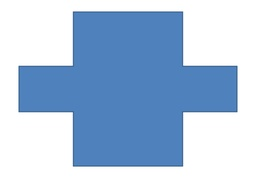
#> input picture Informatik1/Vorlesungswoche13 und 14/Kreuz.jpg, 256 x 186 px, shrunk from 1091 x 793 before the run
$ python '4-Beispiel Ecken_finden - Corner Detection.py'
#> lines starting #> are read from the running program, lines starting #| are printed output that depends on the picture

# Ecken in einer Grafik finden
# Corner Detection

from skimage.feature import corner_peaks, corner_harris
import matplotlib.pyplot as plt
import numpy as np
from skimage import io, color

bild = io.imread("Kreuz.jpg")
#> bild is the input picture: shape (186, 256, 3); mean R, G, B 172.6, 195.7, 222.9
skizze = color.rgb2gray(bild)
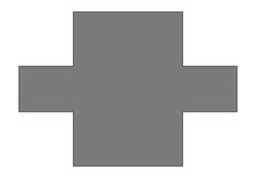
#> skizze: shape (186, 256) float64; min 0.319, max 1, mean 0.756
koord = corner_peaks(corner_harris(skizze), min_distance=10)
#> koord = 75 pairs, first value 10 to 174, second value 10 to 245
print(np.shape(koord))
#| (75, 2)

gesamt = plt.figure()
links = gesamt.add_subplot(1,2,1)
links.set_title("Original")
links.imshow(bild)
rechts = gesamt.add_subplot(1,2,2)
rechts.set_title("Mit Eckpunkten")
for i in koord:
    x = i[1]; y = i[0]
    rechts.plot(x,y, 'ro')
#> this loop made 75 passes
#> (i, x, y) on passes 1 to 12: ([66, 236], 236, 66), ([165, 73], 73, 165), ([12, 73], 73, 12), ([111, 236], 236, 111), ([165, 182], 182, 165), ([12, 182], 182, 12), ([111, 19], 19, 111), ([66, 19], 19, 66), ([64, 184], 184, 64), ([113, 184], 184, 113), ([113, 71], 71, 113), ([64, 71], 71, 64)
#> (x, y) on pass 25: (30, 30)
rechts.imshow(bild)
gesamt.show()
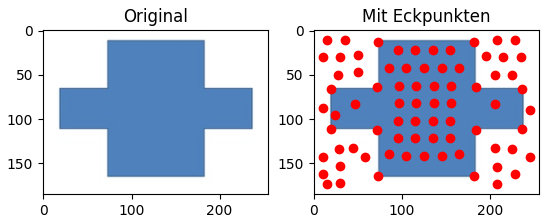
#> figure drawn by matplotlib, 2 panels

$ run again, with Informatik1/Vorlesungswoche13 und 14/cube.png saved as Informatik1/Vorlesungswoche13 und 14/Kreuz.jpg
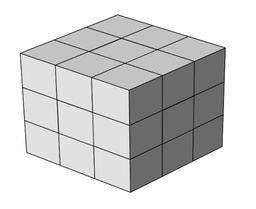
#> input picture Informatik1/Vorlesungswoche13 und 14/cube.png, 256 x 209 px, shrunk from 789 x 645 before the run
#> bild is the input picture: shape (209, 256, 3); min 6, max 255, mean 209.1
#> koord = 65 pairs, first value 10 to 197, second value 10 to 245
#| (65, 2)
#> the loop `for i in koord:` made 65 passes
#> (i, x, y) on passes 1 to 8: ([47, 224], 224, 47), ([53, 20], 20, 53), ([191, 130], 130, 191), ([124, 128], 128, 124), ([101, 58], 58, 101), ([158, 128], 128, 158), ([78, 91], 91, 78), ([111, 91], 91, 111)
#> `gesamt.show()`:
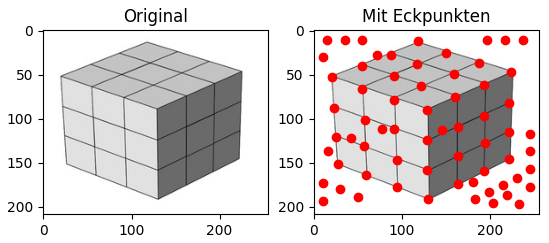
#> figure drawn by matplotlib, 2 panels
